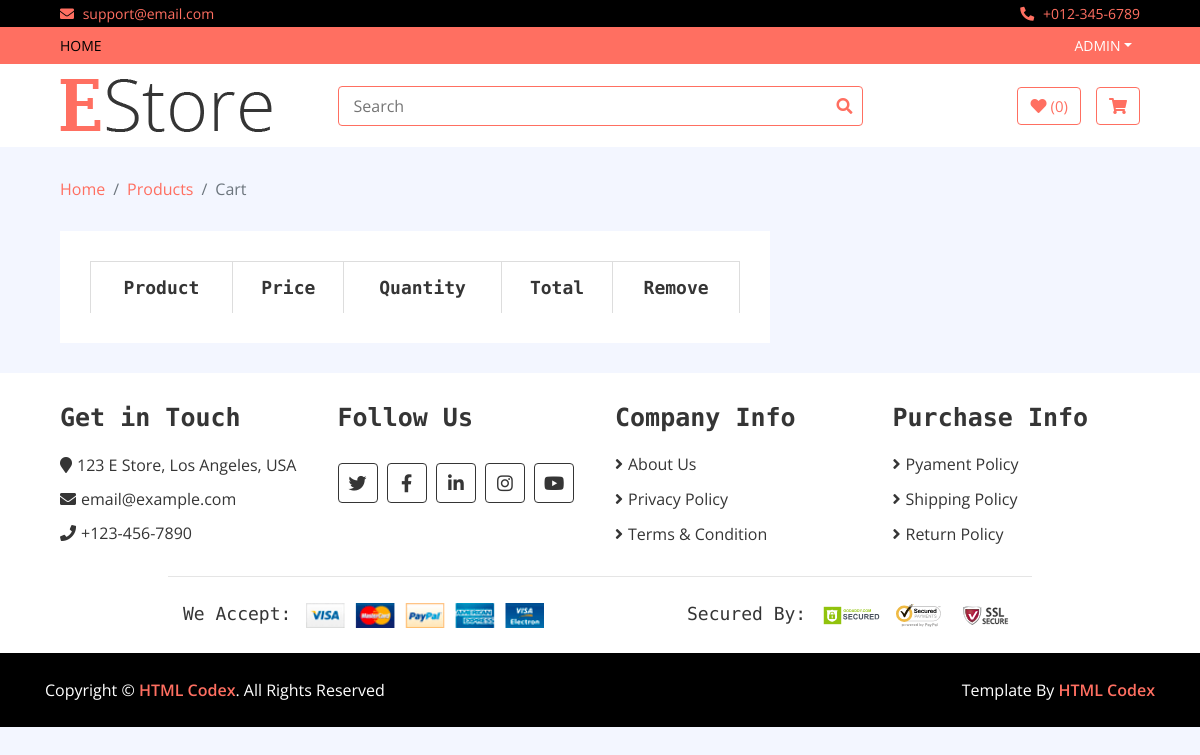
Before: /my_cart (signed in) with the older database file.
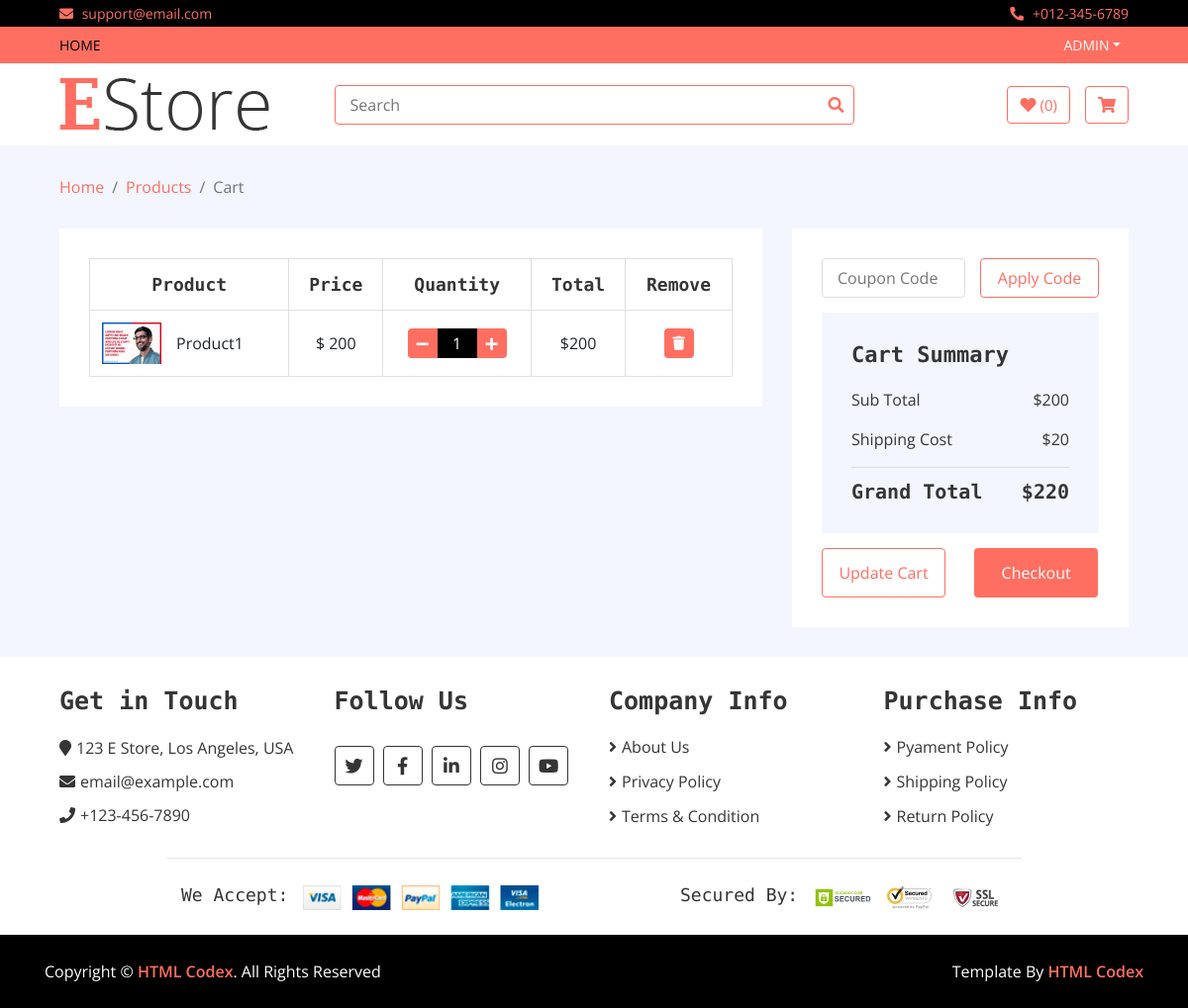
After: the same page with the newer database file.
### home/models.py (models this page shows, shortened)
class Cart(models.Model):
    username = models.CharField(max_length=300)
    slug  = models.CharField(max_length= 300)
    quantity = models.IntegerField(default = 1)
    total = models.IntegerField()
    items = models.ForeignKey(Product,on_delete=models.CASCADE)
    checkout = models.BooleanField(default=False)

class Product(models.Model):
    name = models.CharField(max_length= 400)
    slug = models.CharField(max_length=500,unique = True)
    price = models.IntegerField()
    discounted_price = models.IntegerField()
    image = models.ImageField(upload_to='media')
    description = models.TextField(blank = True)
    category = models.ForeignKey(Category,on_delete=models.CASCADE)
    subcategory = models.ForeignKey(SubCategory, on_delete=models.CASCADE)
    brand = models.ForeignKey(Brand, on_delete=models.CASCADE)
    stock = models.CharField(choices = STOCK,max_length=50)
    labels = models.CharField(choices=LABELS,blank = True,max_length=50)

### home/views.py (the view)
# urls.py: path('my_cart', CartView.as_view(), name='my_cart'),
class CartView(BaseView):
    def get(self,request):
        self.my_view
        total = 0
        self.my_view['my_carts'] = Cart.objects.filter(username = request.user.username,checkout = False)
        for i in Cart.objects.filter(username = request.user.username,checkout = False):
            total = total + i.total
        self.my_view['all_total'] = total
        self.my_view['shipping'] = 20
        self.my_view['grand_total'] = self.my_view['all_total']+ self.my_view['shipping']
        return render(request,'cart.html',self.my_view)

### templates/cart.html (shortened to what the changed rows need)
{% extends 'base.html' %}
{% load static %}
{% block content %}
        <div class="cart-page">
            <div class="container-fluid">
                <div class="row">
                    <div class="col-lg-8">
                        <div class="cart-page-inner">
                            <div class="table-responsive">
                                <table class="table table-bordered">
                                    <thead class="thead-dark">
                                        <tr>
                                            <th>Product</th>
                                            <th>Price</th>
                                            <th>Quantity</th>
                                            <th>Total</th>
                                            <th>Remove</th>
                                        </tr>
                                    </thead>
                                    <tbody class="align-middle">
                                    {% for cart in my_carts %}
                                        <tr>
                                            <td>
                                                <div class="img">
                                                    <a href="#"><img src="{{cart.items.image.url}}" alt="Image"></a>
                                                    <p>{{cart.items.name}}</p>
                                                </div>
                                            </td>
                                            <td>${% if cart.items.discounted_price > 0 %}
                                            {{cart.items.discounted_price}}
                                            {% else %}
                                                {{cart.items.price}}
                                                {% endif%}
                                            </td>
                                            <td>
                                                <div class="qty">
                                                    <a href = "/remove_single_cart/{{cart.slug}}"><button class="btn-minus"><i class="fa fa-minus"></i></button></a>
                                                    <input type="text" value="{{cart.quantity}}">
                                                    <a href = "/cart/{{cart.slug}}"><button  class="btn-plus"><i class="fa fa-plus"></i></button></a>
                                                </div>
                                            </td>
                                            <td>${{cart.total}}</td>
                                            <td><a href = "/delete_cart/{{cart.slug}}"><button><i class="fa fa-trash"></i></button></a></td>
                                        </tr>
                                    {% endfor %}
                                    </tbody>
                                </table>
                            </div>
                        </div>
                    </div>
                    {% if all_total != 0 %}
                    <div class="col-lg-4">
                        <div class="cart-page-inner">
                            <div class="row">
                                <div class="col-md-12">
                                    <div class="coupon">
                                        <input type="text" placeholder="Coupon Code">
                                        <button>Apply Code</button>
                                    </div>
                                </div>
                                <div class="col-md-12">
                                    <div class="cart-summary">
                                        <div class="cart-content">
                                            <h1>Cart Summary</h1>
                                            <p>Sub Total<span>${{all_total}}</span></p>
                                            <p>Shipping Cost<span>${{shipping}}</span></p>
                                            <h2>Grand Total<span>${{grand_total}}</span></h2>
                                        </div>
                                        <div class="cart-btn">
                                            <button>Update Cart</button>
                                            <button>Checkout</button>
                                        </div>
                                    </div>
                                </div>
                            </div>
                        </div>
                    </div>
                    {% endif %}
                </div>
            </div>
        </div>
{% endblock %}

Changed rows visible on the page:
added Cart: items.image (picture), items.name "Product1", items.price "200", quantity "1", total "200"
Other visible differences:
{{ all_total }}: (not shown) → "200"
{{ shipping }}: (not shown) → "20"
{{ grand_total }}: (not shown) → "220"
text now shown: "Apply Code Cart Summary Sub Total $ Shipping Cost $ Grand Total $ Update Cart Checkout"
